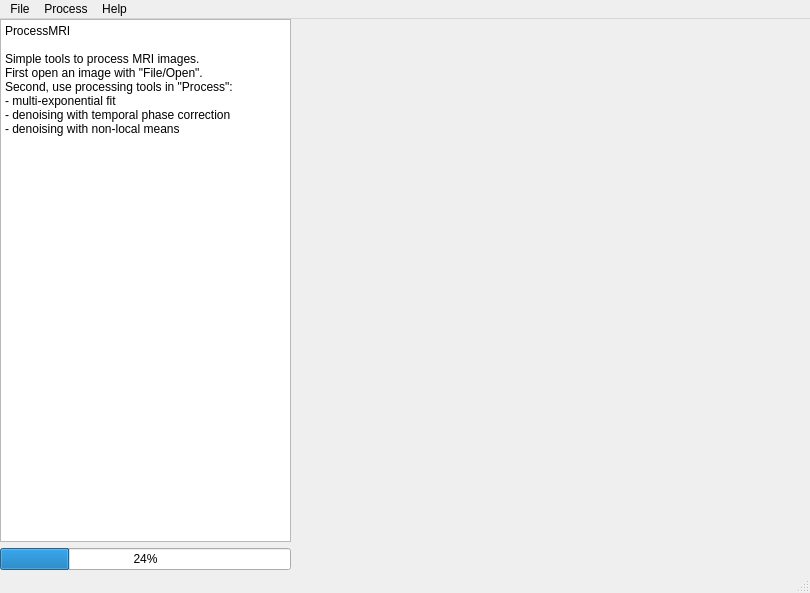
<?xml version="1.0" encoding="UTF-8"?>
<ui version="4.0">
 <class>MainView</class>
 <widget class="QMainWindow" name="MainView">
  <property name="enabled">
   <bool>true</bool>
  </property>
  <property name="geometry">
   <rect>
    <x>0</x>
    <y>0</y>
    <width>810</width>
    <height>593</height>
   </rect>
  </property>
  <property name="windowTitle">
   <string>ProcessMRI</string>
  </property>
  <widget class="QWidget" name="centralwidget">
   <property name="enabled">
    <bool>true</bool>
   </property>
   <widget class="QWidget" name="gridLayoutWidget">
    <property name="geometry">
     <rect>
      <x>0</x>
      <y>0</y>
      <width>291</width>
      <height>551</height>
     </rect>
    </property>
    <layout class="QGridLayout" name="gridLayout">
     <item row="1" column="0">
      <widget class="QPlainTextEdit" name="plainTextEdit">
       <property name="focusPolicy">
        <enum>Qt::WheelFocus</enum>
       </property>
       <property name="readOnly">
        <bool>true</bool>
       </property>
       <property name="plainText">
        <string>ProcessMRI

Simple tools to process MRI images.
First open an image with &quot;File/Open&quot;.
Second, use processing tools in &quot;Process&quot;:
- multi-exponential fit
- denoising with temporal phase correction
- denoising with non-local means</string>
       </property>
      </widget>
     </item>
     <item row="3" column="0">
      <widget class="QProgressBar" name="progressBar">
       <property name="value">
        <number>24</number>
       </property>
      </widget>
     </item>
    </layout>
   </widget>
  </widget>
  <widget class="QMenuBar" name="menubar">
   <property name="geometry">
    <rect>
     <x>0</x>
     <y>0</y>
     <width>810</width>
     <height>20</height>
    </rect>
   </property>
   <widget class="QMenu" name="menuFile">
    <property name="title">
     <string>File</string>
    </property>
    <widget class="QMenu" name="menuOpen">
     <property name="title">
      <string>Open</string>
     </property>
     <addaction name="actionBruker_directory"/>
     <addaction name="actionNifti"/>
    </widget>
    <addaction name="menuOpen"/>
    <addaction name="actionSave"/>
    <addaction name="separator"/>
    <addaction name="actionExit"/>
   </widget>
   <widget class="QMenu" name="menuProcess">
    <property name="title">
     <string>Process</string>
    </property>
    <addaction name="actionExponential_fitting"/>
    <addaction name="actionDenoising_TPC"/>
    <addaction name="actionDenoising_NL_means"/>
   </widget>
   <widget class="QMenu" name="menuHelp">
    <property name="title">
     <string>Help</string>
    </property>
    <addaction name="actionUser_manual_FR"/>
   </widget>
   <addaction name="menuFile"/>
   <addaction name="menuProcess"/>
   <addaction name="menuHelp"/>
  </widget>
  <widget class="QStatusBar" name="statusbar"/>
  <action name="actionSave">
   <property name="text">
    <string>Save</string>
   </property>
  </action>
  <action name="actionExit">
   <property name="text">
    <string>Exit</string>
   </property>
  </action>
  <action name="actionBruker_directory">
   <property name="text">
    <string>Bruker directory</string>
   </property>
  </action>
  <action name="actionNifti">
   <property name="text">
    <string>Nifti</string>
   </property>
  </action>
  <action name="actionExponential_fitting">
   <property name="text">
    <string>Exponential fitting</string>
   </property>
  </action>
  <action name="actionDenoising_TPC">
   <property name="text">
    <string>Denoising TPC</string>
   </property>
  </action>
  <action name="actionDenoising_NL_means">
   <property name="text">
    <string>Denoising NL-means</string>
   </property>
  </action>
  <action name="actionUser_manual_FR">
   <property name="text">
    <string>User manual (FR)</string>
   </property>
  </action>
 </widget>
 <resources/>
 <connections/>
</ui>
